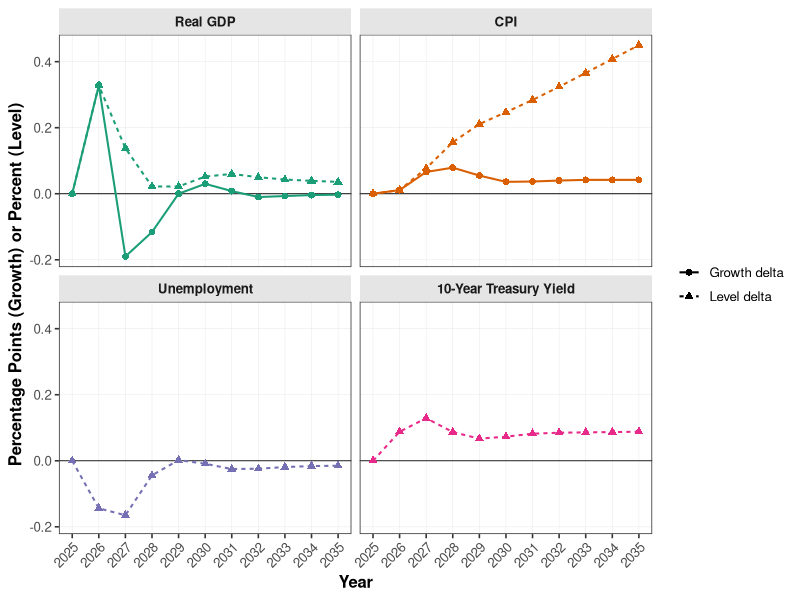

Write the R code that produced this figure.
library(ggplot2)

#-------------------------
# Data
#-------------------------
years <- 2025:2035   # 11 years

gdp_alt <- c(1.982, 2.571, 1.633, 1.502, 1.762, 1.736, 1.711, 1.708, 1.736, 1.861, 1.883)
gdp_base <- c(1.982, 2.243, 1.823, 1.618, 1.762, 1.706, 1.703, 1.718, 1.743, 1.865, 1.886)

cpi_alt <- c(2.745, 2.914, 2.598, 2.268, 2.257, 2.360, 2.283, 2.438, 2.576, 2.434, 2.434)
cpi_base <- c(2.745, 2.903, 2.532, 2.189, 2.202, 2.324, 2.246, 2.398, 2.534, 2.392, 2.392)

u_alt <- c(4.241, 4.375, 4.363, 4.434, 4.353, 4.242, 4.189, 4.141, 4.152, 4.125, 4.110)
u_base <- c(4.241, 4.519, 4.528, 4.478, 4.351, 4.251, 4.214, 4.165, 4.171, 4.141, 4.125)

y10_alt <- c(4.302, 4.063, 4.020, 3.999, 4.028, 4.043, 4.030, 4.011, 4.000, 3.999, 3.997)
y10_base <- c(4.302, 3.975, 3.891, 3.912, 3.961, 3.970, 3.948, 3.926, 3.914, 3.912, 3.909)

# Deltas
gdp_growth_delta <- gdp_alt - gdp_base
gdp_level_delta  <- cumsum(gdp_growth_delta)

cpi_growth_delta <- cpi_alt - cpi_base
cpi_level_delta  <- cumsum(cpi_growth_delta)

u_level_delta    <- u_alt - u_base
y10_level_delta  <- y10_alt - y10_base

#-------------------------
# Long data for facet_wrap
#-------------------------
df <- rbind(
  data.frame(year = years,
             variable = "Real GDP",
             series   = "Growth delta",
             value    = gdp_growth_delta),
  data.frame(year = years,
             variable = "Real GDP",
             series   = "Level delta",
             value    = gdp_level_delta),
  data.frame(year = years,
             variable = "CPI",
             series   = "Growth delta",
             value    = cpi_growth_delta),
  data.frame(year = years,
             variable = "CPI",
             series   = "Level delta",
             value    = cpi_level_delta),
  data.frame(year = years,
             variable = "Unemployment",
             series   = "Level delta",
             value    = u_level_delta),
  data.frame(year = years,
             variable = "10-Year Treasury Yield",
             series   = "Level delta",
             value    = y10_level_delta)
)

df$variable <- factor(df$variable,
                      levels = c("Real GDP", "CPI", "Unemployment", "10-Year Treasury Yield"))

#-------------------------
# Plot with facet_wrap
#-------------------------

panel_cols <- c(
  "Real GDP"     = "#1b9e77",
  "CPI"          = "#d95f02",
  "Unemployment" = "#7570b3",
  "10-Year Treasury Yield"  = "#e7298a"
)

ggplot(df,
       aes(x = year, y = value,
           color   = variable,
           linetype = series,
           shape    = series)) +
  geom_hline(yintercept = 0, linewidth = 0.3) +
  geom_line(linewidth = 0.7) +
  geom_point(size = 2) +
  facet_wrap(~ variable, ncol = 2, scales = "fixed") +   # <- fixed scales
  scale_color_manual(values = panel_cols, guide = "none") +
  scale_x_continuous(
    breaks = years,
    minor_breaks = NULL
  ) +
  labs(
    x = "Year",
    y = "Percentage Points (Growth) or Percent (Level)",
    linetype = NULL,
    shape = NULL
  ) +
  theme_bw(base_size = 12) +
  theme(
    strip.background = element_rect(fill = "grey90", colour = NA),
    strip.text = element_text(face = "bold"),
    panel.grid.minor = element_blank(),
    panel.grid.major = element_line(linewidth = 0.2),
    axis.title = element_text(face = "bold"),
    axis.text.x = element_text(angle = 45, hjust = 1)     # <- rotated labels
  )
